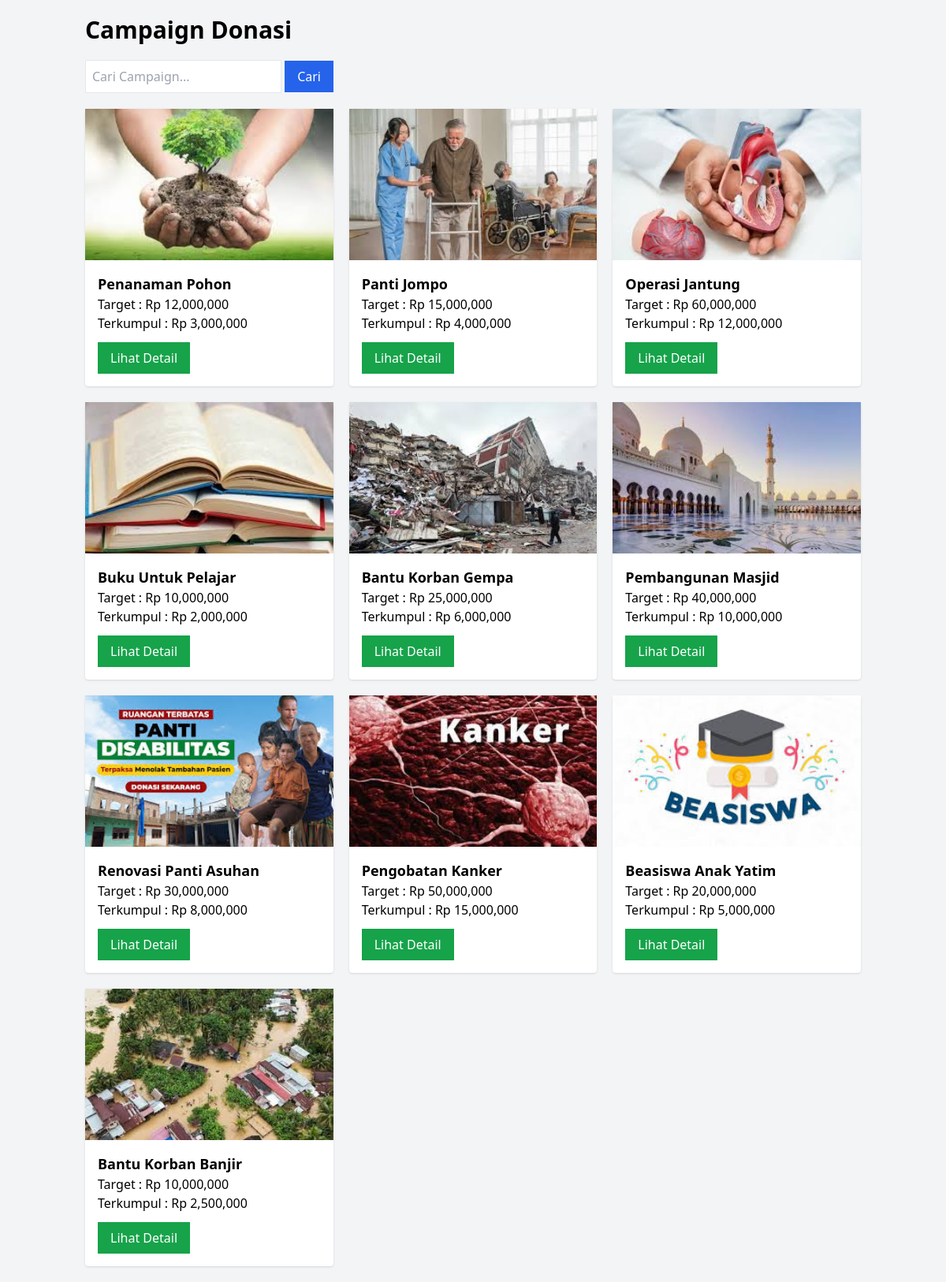
The page /user/campaign.php on the database its author committed.
### tables this page shows
CREATE TABLE campaign (
id INT AUTO_INCREMENT PRIMARY KEY,
kategori_id INT NOT NULL,
judul VARCHAR(255) NOT NULL,
deskripsi TEXT NOT NULL,
target DECIMAL(15,2) NOT NULL,
terkumpul DECIMAL(15,2) DEFAULT 0,
gambar VARCHAR(255),
deadline DATE,
created_at TIMESTAMP DEFAULT CURRENT_TIMESTAMP,

CONSTRAINT fk_campaign_kategori
FOREIGN KEY (kategori_id)
REFERENCES kategori(id)
ON DELETE CASCADE
ON UPDATE CASCADE

);

### user/campaign.php (the view, shortened to what this page needs)
<?php
include "../config/koneksi.php";
if(isset($_GET['cari'])){
    $cari = $_GET['cari'];
    $data = mysqli_query($conn,"
    SELECT *
    FROM campaign
    WHERE judul LIKE '%$cari%'
    ");
}else{
    $data = mysqli_query($conn,"
    SELECT *
    FROM campaign
    ORDER BY id DESC
    ");
}
?>
<!DOCTYPE html>
<html>
<head>
<script src="https://cdn.tailwindcss.com"></script>
</head>
<body class="bg-gray-100">
<div class="container mx-auto p-5">
<h1 class="text-3xl font-bold mb-5">
Campaign Donasi
</h1>
<form>
<input
type="text"
name="cari"
placeholder="Cari Campaign..."
class="border p-2">
<button
class="bg-blue-600 text-white px-4 py-2">
Cari
</button>
</form>
<div class="grid md:grid-cols-3 gap-5 mt-5">
<?php while($c=mysqli_fetch_assoc($data)){ ?>
<div class="bg-white rounded shadow">
<img
src="../uploads/<?= $c['gambar'] ?>"
class="w-full h-48 object-cover">
<div class="p-4">
<h3 class="font-bold text-lg">
<?= $c['judul'] ?>
</h3>
<p>
Target :
Rp <?= number_format($c['target']) ?>
</p>
<p>
Terkumpul :
Rp <?= number_format($c['terkumpul']) ?>
</p>
<a
href="detail_campaign.php?id=<?= $c['id'] ?>"
class="bg-green-600 text-white px-4 py-2 inline-block mt-3">
Lihat Detail
</a>
</div>
</div>
<?php } ?>
</div>
</div>
</body>
</html>

### rows shown on the page
campaign: gambar (picture), judul "Penanaman Pohon", target "12,000,000", terkumpul "3,000,000"
campaign: gambar (picture), judul "Panti Jompo", target "15,000,000", terkumpul "4,000,000"
campaign: gambar (picture), judul "Operasi Jantung", target "60,000,000", terkumpul "12,000,000"
campaign: gambar (picture), judul "Buku Untuk Pelajar", target "10,000,000", terkumpul "2,000,000"
campaign: gambar (picture), judul "Bantu Korban Gempa", target "25,000,000", terkumpul "6,000,000"
campaign: gambar (picture), judul "Pembangunan Masjid", target "40,000,000", terkumpul "10,000,000"
campaign: gambar (picture), judul "Renovasi Panti Asuhan", target "30,000,000", terkumpul "8,000,000"
campaign: gambar (picture), judul "Pengobatan Kanker", target "50,000,000", terkumpul "15,000,000"
campaign: gambar (picture), judul "Beasiswa Anak Yatim", target "20,000,000", terkumpul "5,000,000"
campaign: gambar (picture), judul "Bantu Korban Banjir", target "10,000,000", terkumpul "2,500,000"
